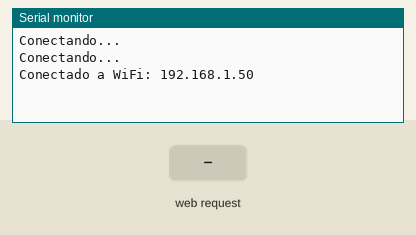
The sketch below on a simulated ESP32. Parts: the last lines printed to the serial monitor. The inputs (shaded band) are chosen by the test bench. WiFi joins after 1.5 s; servers stay silent unless stated.

Above: at 3.2 s.
3.3 s: HTTP request GET /thermostat?temp=1 received
At 4.5 s:
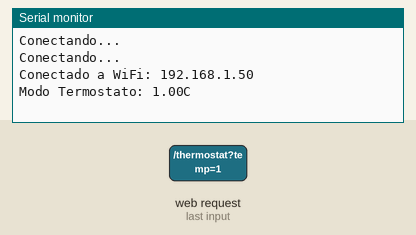
4.8 s: HTTP request GET /cook?time=1 received
At 5.6 s:
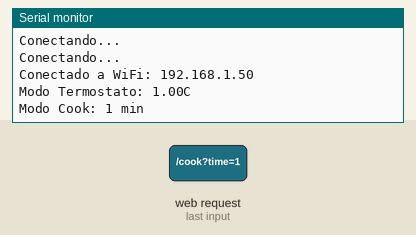
6.3 s: HTTP request GET /set_camera?temp=1&time=1&ip=1 received
At 6.7 s:
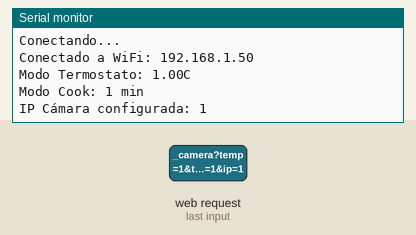

The sketch:

esp32.ino
```cpp
#include <WiFi.h>
#include <ESPAsyncWebServer.h>
#include <HTTPClient.h>


const char* ssid = "AP_asix";
const char* password = "AP_asix2023";


IPAddress local_IP(10, 0, 110, 244);
IPAddress gateway(10, 0, 110, 1);
IPAddress subnet(255, 255, 255, 0);


AsyncWebServer server(80);
String cameraIP = "";


void setup() {
    Serial.begin(9600);


    if (!WiFi.config(local_IP, gateway, subnet)) {
        Serial.println("Error al configurar la IP");
    }
    WiFi.begin(ssid, password);
    while (WiFi.status() != WL_CONNECTED) {
        delay(1000);
        Serial.println("Conectando...");
    }
    Serial.println("Conectado a WiFi: " + WiFi.localIP().toString());


    server.on("/thermostat", HTTP_GET, [](AsyncWebServerRequest *request) {
        if (request->hasParam("temp")) {
            float targetTemp = request->getParam("temp")->value().toFloat();
            Serial.println("Modo Termostato: " + String(targetTemp) + "C");
        }
        request->send(200, "text/plain", "OK");
    });


    server.on("/cook", HTTP_GET, [](AsyncWebServerRequest *request) {
        if (request->hasParam("time")) {
            int cookTime = request->getParam("time")->value().toInt();
            Serial.println("Modo Cook: " + String(cookTime) + " min");
        }
        request->send(200, "text/plain", "OK");
    });


    server.on("/set_camera", HTTP_GET, [](AsyncWebServerRequest *request) {
        if (request->hasParam("ip")) {
            cameraIP = request->getParam("ip")->value();
            Serial.println("IP Cámara configurada: " + cameraIP);
        }
        request->send(200, "text/plain", "IP configurada");
    });


    server.on("/camera", HTTP_GET, [](AsyncWebServerRequest *request) {
        if (cameraIP == "") {
            request->send(400, "text/plain", "IP de la cámara no configurada");
            return;
        }


        HTTPClient http;
        http.begin("http://" + cameraIP + "/capture");
        int httpCode = http.GET();
        if (httpCode == 200) {
            WiFiClient *client = http.getStreamPtr();
            request->send(*client, "image/jpeg", http.getSize());
        } else {
            request->send(500, "text/plain", "Error en captura");
        }
        http.end();
    });


    server.begin();
}


void loop() {}
```

Measured:
- after the input at 3.3 s, the serial monitor: prints a new line at once (image 1)
- after the input at 4.8 s, the serial monitor: prints a new line at once (image 2)
- after the input at 6.3 s, the serial monitor: prints a new line at once (image 3)
